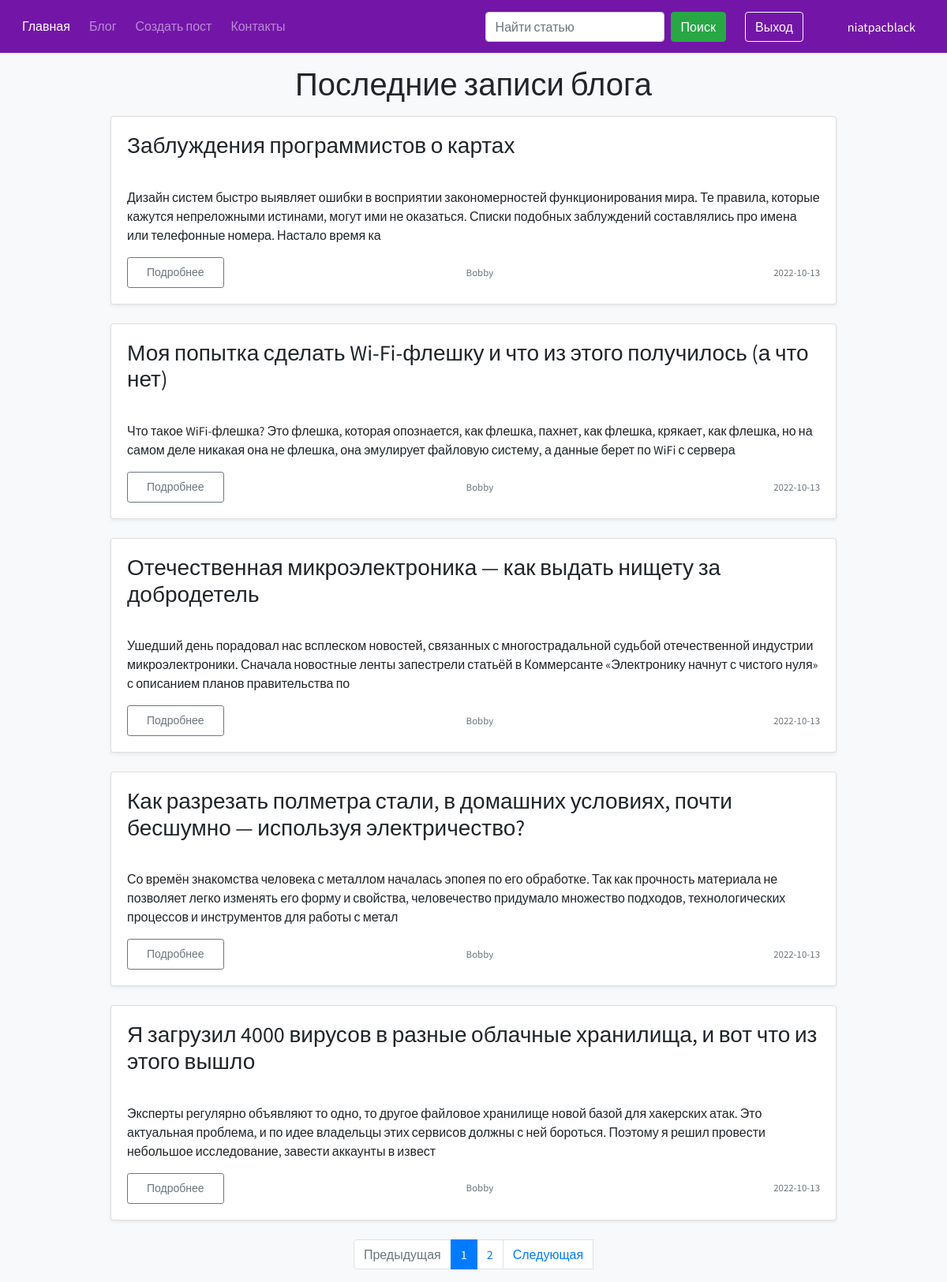
The page /blog/ (signed in) on the database its author committed.
### authentication/models.py (models this page shows, shortened)
class UserModel(db.Model, UserMixin):
    id = db.Column(db.Integer, primary_key=True)
    username = db.Column(db.String(255), nullable=False, unique=True)
    email = db.Column(db.String(255), nullable=False, unique=True)
    password = db.Column(db.String(255), nullable=False)
    role = db.Column(db.String(255), default="user")
    registration_data = db.Column(db.DateTime, default=datetime.utcnow)
    posts = db.relationship('PostModel', backref='post_author', lazy=True)

### blog/models.py (models this page shows, shortened)
class PostModel(db.Model):
    id = db.Column(db.Integer, primary_key=True)
    title = db.Column(db.String(100), nullable=False)
    image = db.Column(db.String(255), nullable=True)
    description = db.Column(db.String(255), nullable=False)
    text = db.Column(db.Text, nullable=False)
    author = db.Column(db.Integer, db.ForeignKey('user_model.id', ondelete="CASCADE"))
    created_data = db.Column(db.DateTime, default=datetime.now(timezone('Europe/Minsk')))

### blog/blog.py (the view)
@blog.route("/", methods=["GET", "POST"])
@logger.catch
def blog_view():
    page = request.args.get('page')
    if page and page.isdigit():
        page = int(page)
    else:
        page = 1
    return render_template(
        "blog/blog_page.html",
        title="Блог",
        posts_for_page=get_all_posts_from_post_model_on_page(page=page),
    )

### app.py (called while the page is built)
@app.after_request
def redirect_to_signin(response):
    if response.status_code == 401:
        flash('Пожалуйста войдите в свой аккаунт или зарегистрируйтесь, чтобы попасть в данный раздел.', 'success')
        return redirect(url_for('authentication.sign_in_view', next_page=request.url))
    return response

### authentication/models.py (called while the page is built)
@login_manager.user_loader
def load_user(user_model_id: str):
    return UserModel.query.get(user_model_id)

### blog/services.py (called while the page is built)
@logger.catch
def get_all_posts_from_post_model_on_page(page: int):
    return PostModel.query.order_by(PostModel.id.desc()).paginate(page=page, per_page=5)

### templates/blog/blog_page.html (shortened to what this page needs)
{% extends 'base.html' %}
{% block content_app %}
    <div class="container">
        <h1 class="my-3 text-center">Последние записи блога</h1>
        <div class="row">
            {% if posts_for_page %}
                {% for post in posts_for_page.items %}
                    <div class="col-md-1"></div>
                    <div class="col-md-10">
                        <div class="card mb-4 shadow-sm">
                            <div class="card-body">
                                <h3 class="card-title">{{ post.title }}</h3>
                                <p class="card-text">{{ post.description| safe | truncate(1000) }}</p>
                                <div class="d-flex justify-content-between align-items-center">
                                    <div class="btn-group">
                                        <a href="{{ url_for("blog.post_page_view", post_id=post.id) }}"
                                           class="btn px-4 py-2 btn-sm btn-outline-secondary">Подробнее</a>
                                    </div>
                                    <small class="text-muted pr-5">{{ post.post_author.username }}</small>
                                    <small class="text-muted">{{ post.created_data.date() }}</small>
                                </div>
                            </div>
                        </div>
                    </div>
                    <div class="col-md-1"></div>
                {% endfor %}
            {% else %}
                <h2 class="container my-5 text-center">Увы, статей нет :(</h2>
            {% endif %}
        </div>
        <nav aria-label="Paginate me">
            <ul class="pagination justify-content-center">
                {% if posts_for_page.has_prev %}
                    <a class="page-link" href="?page={{ posts_for_page.prev_num }}"
                       tabindex="-1">Предыдущая</a>
                {% else %}
                    <li class="page-item disabled">
                        <a class="page-link" href="#" tabindex="-1">Предыдущая</a>
                    </li>
                {% endif %}
                {% for page_number in range(1, (posts_for_page.pages + 1)) %}
                    {% if page_number == posts_for_page.page %}
                        <li class="page-item active"><a class="page-link"
                                                        href="?page={{ page_number }}">{{ page_number }}</a></li>
                    {% else %}
                        <li class="page-item"><a class="page-link" href="?page={{ page_number }}">{{ page_number }}</a>
                        </li>
                    {% endif %}
                {% endfor %}
                {% if posts_for_page.has_next %}
                    <a class="page-link" href="?page={{ posts_for_page.next_num }}">Следующая</a>
                {% else %}
                    <li class="page-item disabled">
                        <a class="page-link" href="#">Следующая</a>
                    </li>
                {% endif %}
            </ul>
        </nav>
    </div>
{% endblock %}

### templates/block/header.html (shortened to what this page needs)
<div class="header">
    <nav class="navbar navbar-expand-lg navbar-dark sticky-top" style="background-color: #7316a8">
        <div class="collapse navbar-collapse" id="navbarSupportedContent">
            <ul class="navbar-nav mr-auto">
                <li class="nav-item active px-1 pt-2 h6">
                    <a href="/" class="nav-link">Главная</a>
                </li>
                <li class="nav-item px-1 pt-2 h6">
                    <a href="{{ url_for('blog.blog_view') }}" class="nav-link">Блог</a>
                </li>
                <li class="nav-item px-1 pt-2 h6">
                    <a href="{{ url_for('blog.create_post_view') }}" class="nav-link">Создать пост</a>
                </li>
                <li class="nav-item px-1 pt-2 h6">
                    <a href="{{ url_for('feedback.feedback_view') }}" class="nav-link">Контакты</a>
                </li>
            </ul>
            <form action="{{ url_for('search.search_view') }}" method="get" class="form-inline my-2 my-lg-0">
                <input type="text" name="query" size="20" class="form-control mr-sm-2" placeholder="Найти статью"
                       aria-label="Поиск">
                <button class="btn btn-success my-2 my-sm-0 mr-4" type="submit">Поиск</button>
            </form>
            {% if current_user.is_authenticated %}
                <a href="{{ url_for('authentication.sign_out_view') }}" class="btn btn-outline-light mr-2">Выход</a>
                <span class="navbar-text text-white mr-4 ml-5">{{ current_user.username }}</span>
            {% else %}
                <a href="{{ url_for('authentication.sign_in_view') }}" class="btn btn-outline-light mr-2">Вход</a>
                <a href="{{ url_for('authentication.sign_up_view') }}"
                   class="btn btn-outline-light mr-2">Регистрация</a>
            {% endif %}
        </div>
    </nav>
</div>

### static/css/style.css (style rules this page uses)
* { font-family: 'Source Sans Pro', sans-serif; }
a { text-decoration: none; }

### rows shown on the page
UserModel: username "niatpacblack"
PostModel: title "Заблуждения программистов о картах", description "Дизайн систем быстро выявляет ошибки в восприятии закономерностей функционирования мира. Те правила, которые кажутся непреложными истинами, могут ими не оказаться. Списки подобных заблуждений составлялись про имена или телефонные номера. Настало время ка", post_author.username "Bobby", created_data "2022-10-13"
PostModel: title "Моя попытка сделать Wi-Fi-флешку и что из этого получилось (а что нет)", description "Что такое WiFi-флешка? Это флешка, которая опознается, как флешка, пахнет, как флешка, крякает, как флешка, но на самом деле никакая она не флешка, она эмулирует файловую систему, а данные берет по WiFi с сервера", post_author.username "Bobby", created_data "2022-10-13"
PostModel: title "Отечественная микроэлектроника — как выдать нищету за добродетель", description "Ушедший день порадовал нас всплеском новостей, связанных с многострадальной судьбой отечественной индустрии микроэлектроники. Сначала новостные ленты запестрели статьёй в Коммерсанте «Электронику начнут с чистого нуля» с описанием планов правительства по", post_author.username "Bobby", created_data "2022-10-13"
PostModel: title "Как разрезать полметра стали, в домашних условиях, почти бесшумно — используя электричество?", description "Со времён знакомства человека с металлом началась эпопея по его обработке. Так как прочность материала не позволяет легко изменять его форму и свойства, человечество придумало множество подходов, технологических процессов и инструментов для работы с метал", post_author.username "Bobby", created_data "2022-10-13"
PostModel: title "Я загрузил 4000 вирусов в разные облачные хранилища, и вот что из этого вышло", description "Эксперты регулярно объявляют то одно, то другое файловое хранилище новой базой для хакерских атак. Это актуальная проблема, и по идее владельцы этих сервисов должны с ней бороться. Поэтому я решил провести небольшое исследование, завести аккаунты в извест", post_author.username "Bobby", created_data "2022-10-13"

### other values the page prints
{{ page_number }} "1"
{{ page_number }} "2"
